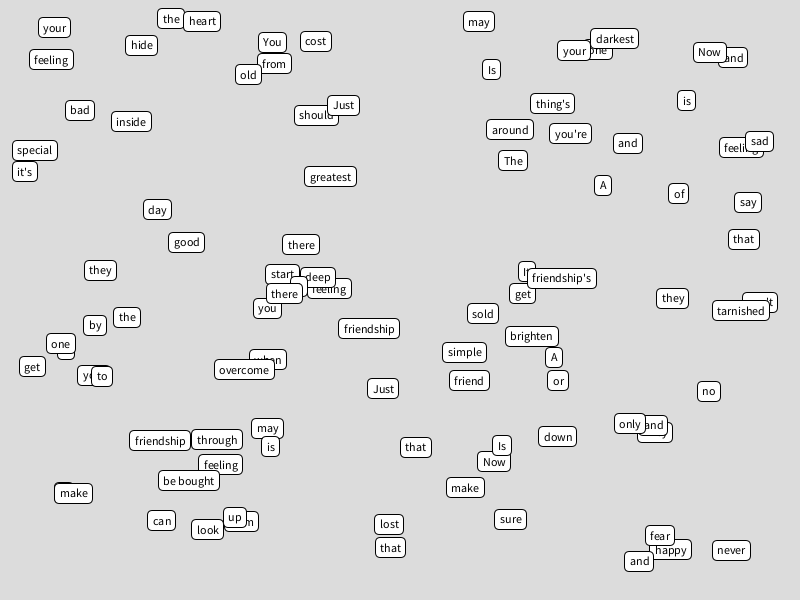
Frame 1 (no input)
Frame 60 (the mouse pressed at the canvas centre just before this capture): identical to frame 1, image omitted
Frame 120 (the mouse held since frame 60 and released just before this capture): identical to frame 1, image omitted

The Processing sketch that drew this single still picture (run headless with seeded random() and noise(); from frame 60 on, the mouse is pressed at the canvas centre):

// Processing sketch: ASG4_1_the_poem_piece
// ── ASG4_1_the_poem_piece.pde
// Define an array of words for the magnetic poem
//
String[] words = {
  "The", "feeling", "of", "friendship", "from", "the", "start",
  "Is", "that", "special", "feeling", "in", "your", "heart",
  "A", "feeling", "from", "deep", "down", "inside",
  "A", "feeling", "that", "no", "one", "should", "hide",
  "A", "friend", "is", "there", "through", "good", "and", "bad",
  "They", "make", "you", "happy", "when", "you're", "sad",
  "they", "brighten", "up", "your", "darkest", "day",
  "Just", "by", "the", "simple", "thing's", "they", "say",
  "Now", "friendship", "can't", "be bought", "or", "sold",
  "It", "may", "get", "tarnished", "and", "may", "get", "old",
  "You", "can", "overcome", "your", "greatest", "fear",
  "Just", "look", "around", "and", "it", "is", "there",
  "Now", "friendship's", "one", "and", "only", "cost",
  "Is", "to", "make", "sure", "that", "it's", "never", "lost"
};

// Define a Word class to represent each word in the poem
class Word {
  String text;
  float x, y;
  boolean isDragging;
  float offsetX, offsetY;
  
  Word(String text, float x, float y) {
    this.text = text;
    this.x = x;
    this.y = y;
    this.isDragging = false;
  }
  
  void display() {
    fill(255);
    rect(x, y, textWidth(text) + 10, 20, 5);
    fill(0);
    textAlign(LEFT, TOP);
    text(text, x + 5, y + 5);
  }
  
  boolean contains(float px, float py) {
    return px >= x && px <= x + textWidth(text) + 10 && py >= y && py <= y + 20;
  }
  
  void startDragging(float mx, float my) {
    offsetX = mx - x;
    offsetY = my - y;
    isDragging = true;
  }
  
  void stopDragging() {
    isDragging = false;
  }
  
  void updatePosition(float mx, float my) {
    if (isDragging) {
      x = mx - offsetX;
      y = my - offsetY;
    }
  }
}

// Declare an array to store Word objects
Word[] wordObjects;

void setup() {
  size(800, 600);
  wordObjects = new Word[words.length];
  
  // Create Word objects for each word in the array
  for (int i = 0; i < words.length; i++) {
    float randomX = random(width - textWidth(words[i]) - 10);
    float randomY = random(height - 20);
    wordObjects[i] = new Word(words[i], randomX, randomY);
  }
}

void draw() {
  background(220);
  
  // Display all the words
  for (Word word : wordObjects) {
    word.display();
  }
}

void mousePressed() {
  //  if the mouse is pressed on any word then words can be moved
  for (Word word : wordObjects) {
    if (word.contains(mouseX, mouseY)) {
      word.startDragging(mouseX, mouseY);
      break; // Exit the loop after finding the first word under the mouse
    }
  }
}

void mouseDragged() {
  for (Word word : wordObjects) {
    word.updatePosition(mouseX, mouseY);
  }
}

void mouseReleased() {
  // mouse released = no movement of words 
  for (Word word : wordObjects) {
    word.stopDragging();
  }
}
